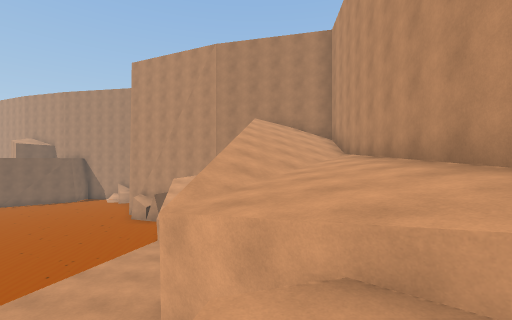
[1] (above)

20 first-person views from a walk through a 3-D level made in the Unity game engine. The camera is 1.4 m above the floor, looks level and sees 90° across. The floor is counted in squares, 2 m on a side. Each view is taken from the middle of a square. On the plan, view 1 faces up. The plan holds only what a view shows up to about 9 squares ahead; the rest is blank. The place goes on beyond the plan. The player is left out.

[2]
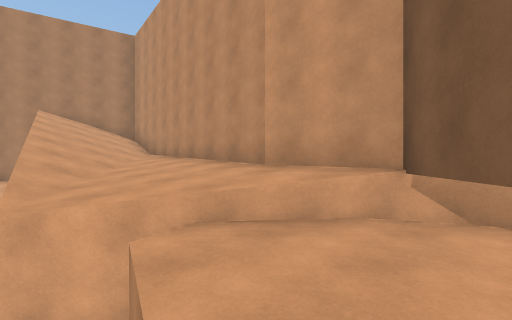

[3]
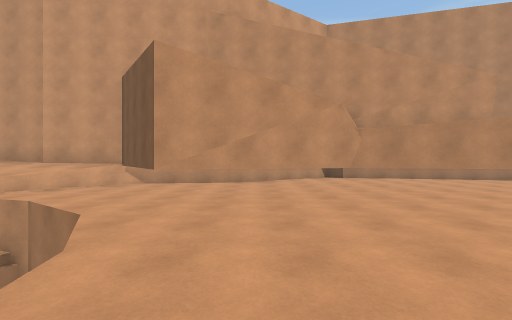

[4]
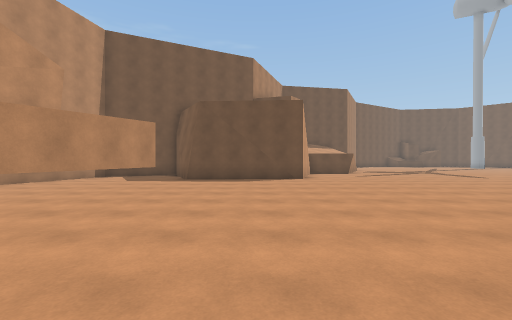

[5]
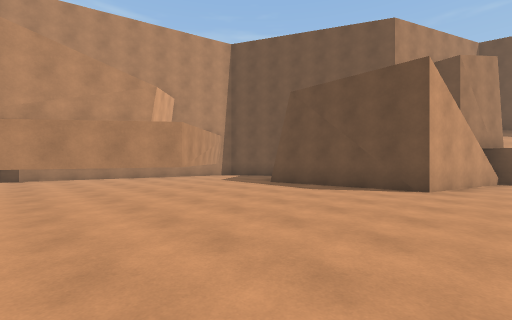

[6]
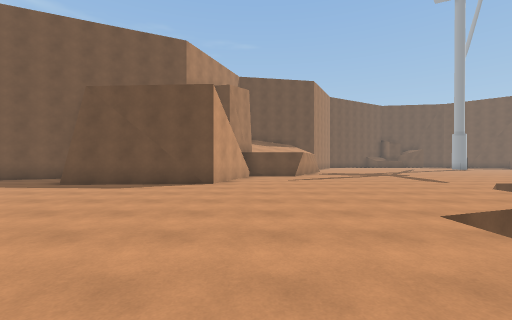

[7]
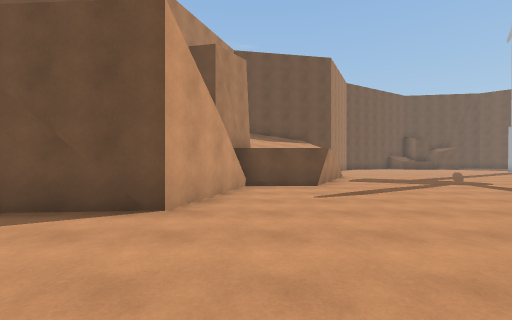

[8]
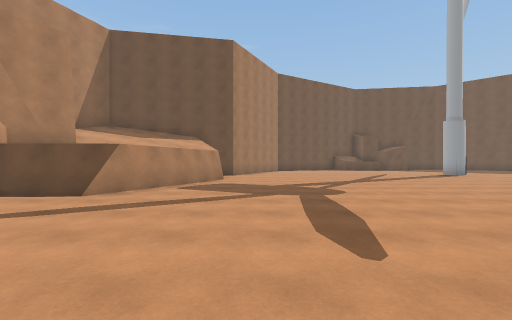

[9]
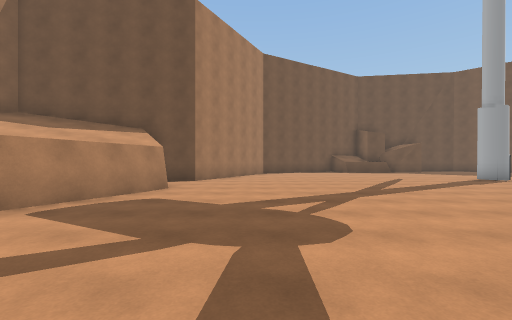

[10]
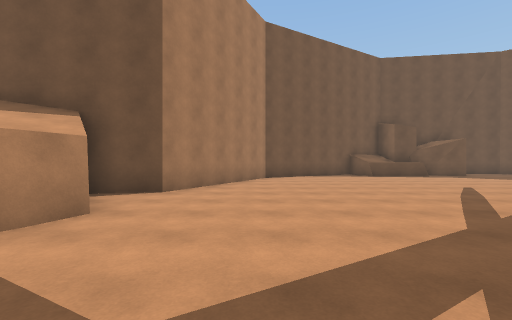

[11]
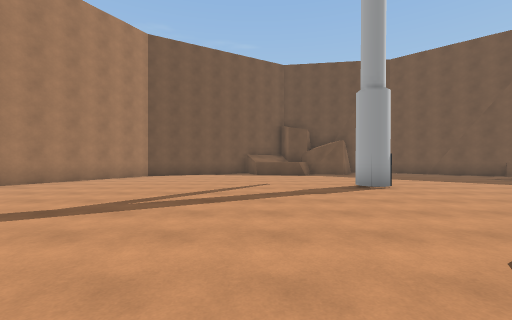

[12]
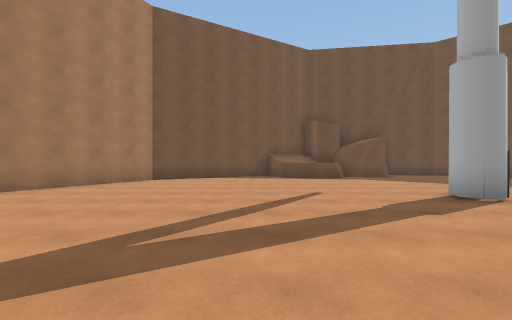

[13]
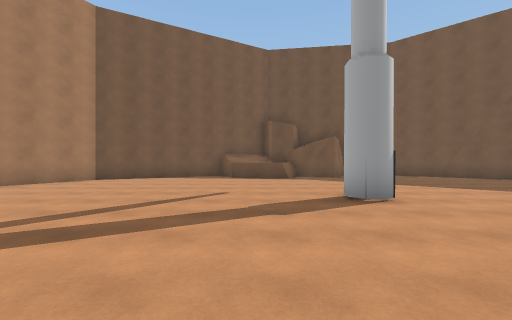

[14]
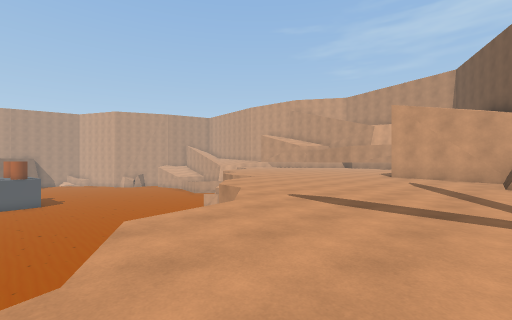

[15]
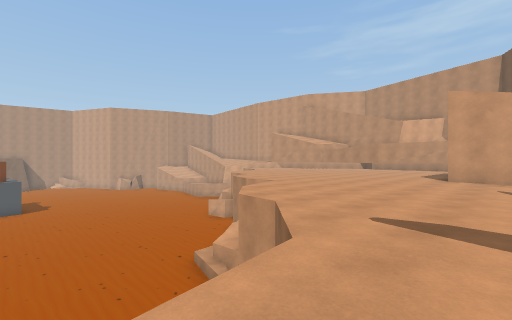

[16]
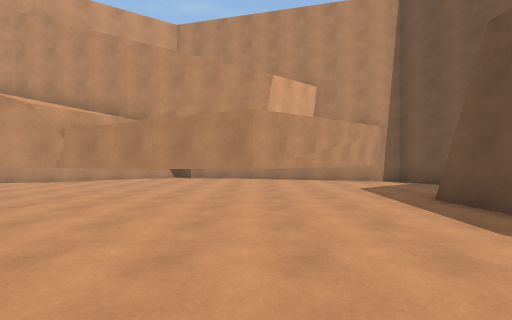

[17]
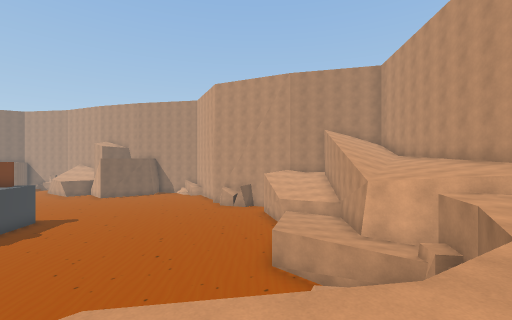

[18]
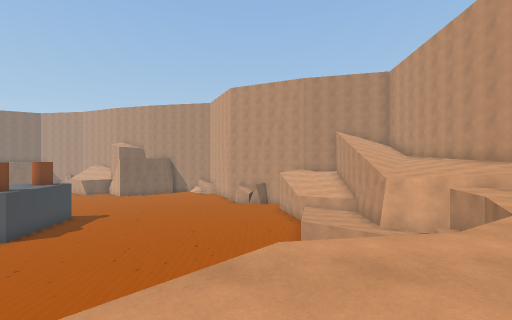

[19]
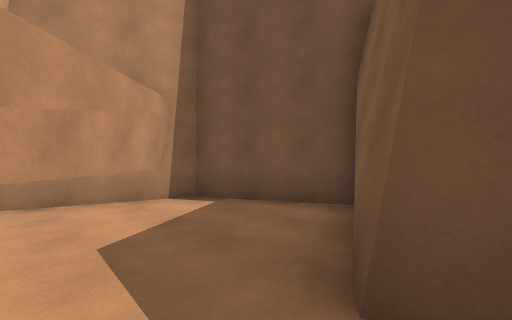

[20]
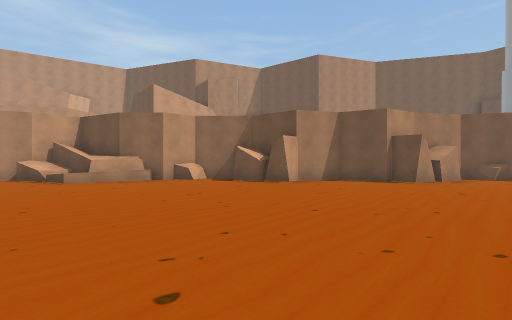

### Floor plan
Key: @ floor where view 1 was taken; # wall or solid block; . main floor; - floor 4.75 m lower than the main floor; = window, fence, low wall or low ledge; ^ raised ledge; v drop or lower ground.
Columns run from 26 left of view 1 to 4 right of it. Each row starts with its distance up from view 1.
  9                   -----
  8                   -----
  7                    ---
  6                     --
  5              ----------   #^^#
  4              ----------  #^^^#
  3              ----------###^^^#
  2               ----------##^^^#
  1                ------  #^v.^^#
  0                 ---    # ^@..#
 -1                          ..###
 -2                          .###
 -3            --        ^....#
 -4            ---      ^.....#
 -5           -----      .....#
 -6           ------    ......#
 -7       ------------#.......#
 -8       ----------=#........#
 -9       ---------=vv........#
-10       ---------^..........##
-11       ---------............##
-12       --------^.............###
-13       ------#^...............##
-14       -----#.........######...#
-15       -----..........#     ..##
-16       --#............#     ###
-17       --#..........###
-18       --..........##
-19       ##.........##
-20       ...........#
-21      ............#
-22     .............##
-23    ...............#
-24   ....#.........###
-25  ...............#
-26  ..............##
-27 ..............##
-28 ..............#

Positions as (right, up) in squares from view 1, and headings:
1: (0, 0), facing up
2: (-1, -1), facing up-right
3: (-5, -4), facing right
4: (-3, -4), facing down
5: (-6, -7), facing down-right
6: (-6, -6), facing down
7: (-6, -10), facing down
8: (-11, -12), facing down
9: (-12, -15), facing down
10: (-12, -18), facing down
11: (-17, -17), facing down
12: (-16, -19), facing down
13: (-18, -19), facing down
14: (-16, -17), facing up-right
15: (-15, -15), facing up-right
16: (-5, -10), facing right
17: (-4, -4), facing up
18: (-5, -5), facing up
19: (-1, -12), facing down-right
20: (-20, -7), facing down-right
